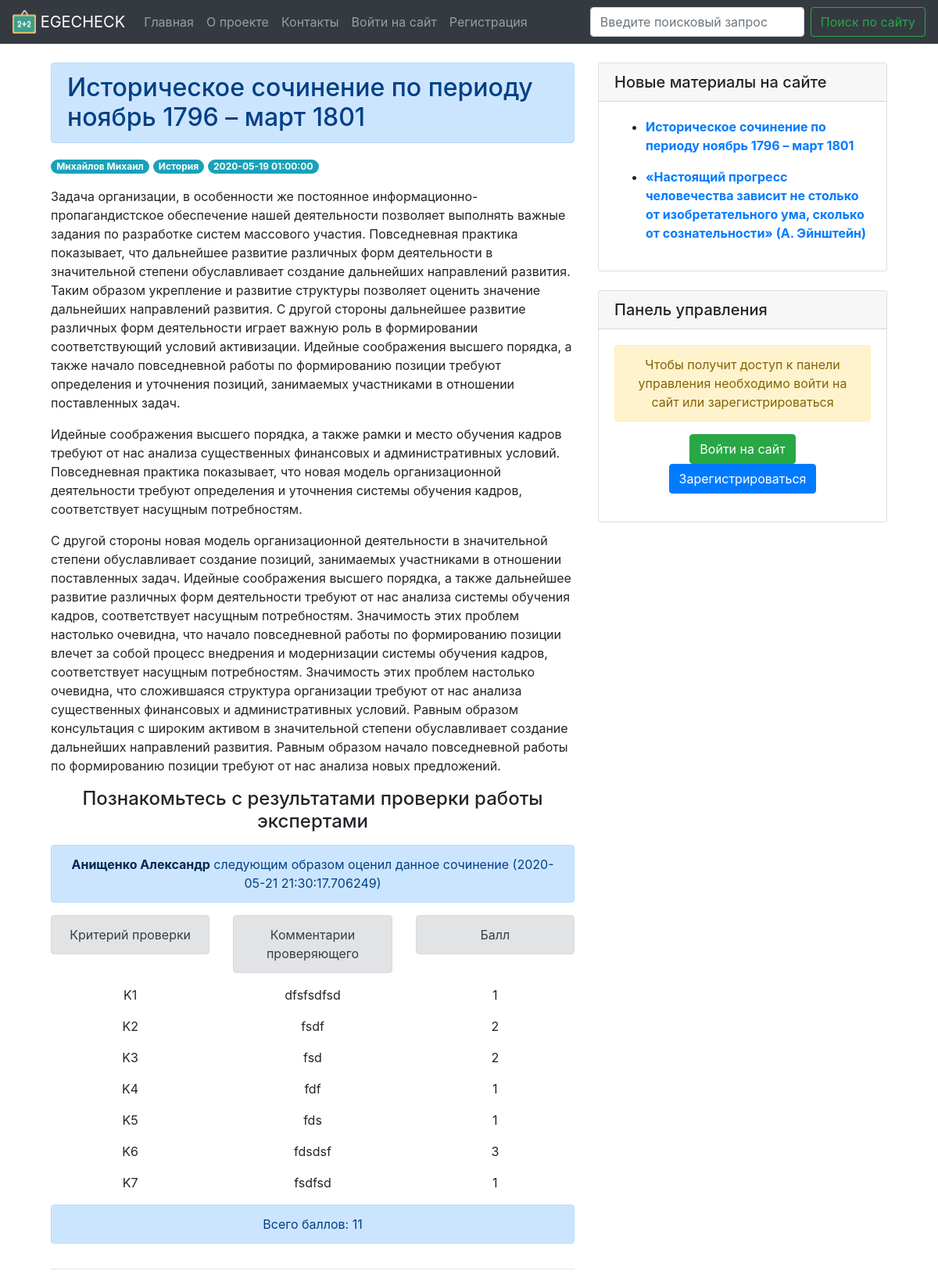
Screenshot of /post/2 with the database file from the repository.
### models.py (models this page shows)
class Posts(Model):
    class Meta:
        database = db
        table_name = "posts"
    title = CharField()
    category = CharField()
    content = TextField()
    author = ForeignKeyField(Users, backref='posts_author')
    create_date = DateTimeField()
    is_published = BooleanField(default=True)

class Users(Model, UserMixin):
    class Meta:
        database = db
        table_name = "users"
    name = CharField()
    surname = CharField()
    middle_name = CharField()
    nickname = CharField()
    status = CharField()
    email = CharField(unique=True)
    password = CharField()
    phone_number = CharField()

class CommentsH(Model):
    class Meta:
        database = db
        table_name = "comments_h"
    k1h_grade = IntegerField()
    k1h = CharField()
    k2h_grade = IntegerField()
    k2h = CharField()
    k3h_grade = IntegerField()
    k3h = CharField()
    k4h_grade = IntegerField()
    k4h = CharField()
    k5h_grade = IntegerField()
    k5h = CharField()
    k6h_grade = IntegerField()
    k6h = CharField()
    k7h_grade = IntegerField()
    k7h = CharField()
    total = IntegerField()
    date = DateTimeField()
    author = ForeignKeyField(Users, backref='history_comments')
    category = CharField(default='История')
    post_id = ForeignKeyField(Posts, backref='post_id_h')

### routes.py (the view, shortened to what this page needs)
@app.route('/post/<int:id>', methods=['GET', 'POST'])
def post(id):
    post_id = Posts.get(Posts.id == id)
    comments_h = CommentsH.select().join(Users).where(CommentsH.post_id == post_id,
                                                      Users.id == CommentsH.author).order_by(CommentsH.date.desc())
    comments_s = CommentsS.select().join(Users).where(CommentsS.post_id == post_id,
                                                      Users.id == CommentsS.author).order_by(CommentsS.date.desc())
    return render_template("post.html", post=post_id, comments_h=comments_h, comments_s=comments_s)

### app.py (called while the page is built)
@app.context_processor
def sidebar():
    last_posts = Posts.select().order_by(Posts.create_date.desc()).limit(5)
    return dict(last_posts=last_posts)

@app.context_processor
def need_info():
    u_status = ''
    u_id = 0
    u_name = ''
    u_surname = ''
    u_middle_name = ''
    u_nickname = ''
    g.user = current_user.get_id()
    user_info = Users.select().where(Users.id == g.user)
    for now_user in user_info:
        u_status = now_user.status
        u_id = now_user.id
    all_users = Users.select()
    for i in all_users:
        u_name = i.name
        u_surname = i.surname
        u_middle_name = i.middle_name
        u_nickname = i.nickname
    return dict(u_status=u_status, u_id=u_id, all_users=all_users, u_name=u_name, u_surname=u_surname,
                u_middle_name=u_middle_name, u_nickname=u_nickname)

### templates/post.html (shortened to what this page needs)
{% extends "base.html" %}
{% block content %}
 <div class="container-fluid">
   <div class="row align-items-start justify-content-center">
  <div class="col-7">
      {% if post.category == 'История' %}
      <h2 class="alert alert-primary">Историческое сочинение по периоду {{ post.title }}</h2>
      <p>
        {% if current_user.id == post.author.id %}
        <span class="badge badge-pill badge-info">{{post.author.surname + ' ' + post.author.name}}</span> <span class="badge badge-pill badge-info">{{post.category}}</span> <span class="badge badge-pill badge-info">{{post.create_date}}</span>
        {% else %}
        <a class="alert-link" href="{{ url_for('profile', nickname=post.author.nickname)}}"><span class="badge badge-pill badge-info">{{post.author.surname + ' ' + post.author.name}}</span></a> <span class="badge badge-pill badge-info">{{post.category}}</span> <span class="badge badge-pill badge-info">{{post.create_date}}</span>
        {% endif %}
      </p>
      {% endif %}
    <p class="text-justify">{{ post.content | safe }}</p>
    {% if post.category == 'История' %}
    {% if comments_h %}
    <div class="row"><div class="col"><h4><p class="text-center">Познакомьтесь с результатами проверки работы экспертами</p></h4></div></div>
    {% endif %}
    {% for comments in comments_h %}
    <div class="row">
      <div class="col"><p class="alert alert-primary text-center">
      {% if current_user.id == comments.author.id %}
      Вы следующим образом оценили данное сочинение ({{comments.date}})
      {% else %}
      <a class="alert-link" href="{{ url_for('profile', nickname=comments.author.nickname)}}">{{ comments.author.surname + ' ' +  comments.author.name}}</a> следующим образом оценил данное сочинение ({{comments.date}})
      {% endif %}
    </p></div>
      </div>
    <div class="row">
      <div class="col text-center"><p class="alert alert-secondary">Критерий проверки</p></div>
      <div class="col text-center"><p class="alert alert-secondary">Комментарии проверяющего</p></div>
      <div class="col text-center"><p class="alert alert-secondary">Балл</p></div>
      </div>
      <div class="row">
      <div class="col text-center"><p>K1</p></div>
      <div class="col text-center"><p>{{ comments.k1h }}</p></div>
      <div class="col text-center"><p>{{ comments.k1h_grade }}</p></div>
      </div>
      <div class="row">
      <div class="col text-center"><p>K2</p></div>
      <div class="col text-center"><p>{{ comments.k2h }}</p></div>
      <div class="col text-center"><p>{{ comments.k2h_grade }}</p></div>
      </div>
      <div class="row">
      <div class="col text-center"><p>K3</p></div>
      <div class="col text-center"><p>{{ comments.k3h }}</p></div>
      <div class="col text-center"><p>{{ comments.k3h_grade }}</p></div>
      </div>
      <div class="row">
      <div class="col text-center"><p>K4</p></div>
      <div class="col text-center"><p>{{ comments.k4h }}</p></div>
      <div class="col text-center"><p>{{ comments.k4h_grade }}</p></div>
      </div>
      <div class="row">
      <div class="col text-center"><p>K5</p></div>
      <div class="col text-center"><p>{{ comments.k5h }}</p></div>
      <div class="col text-center"><p>{{ comments.k5h_grade }}</p></div>
      </div>
      <div class="row">
      <div class="col text-center"><p>K6</p></div>
      <div class="col text-center"><p>{{ comments.k6h }}</p></div>
      <div class="col text-center"><p>{{ comments.k6h_grade }}</p></div>
      </div>
      <div class="row">
      <div class="col text-center"><p>K7</p></div>
      <div class="col text-center"><p>{{ comments.k7h }}</p></div>
      <div class="col text-center"><p>{{ comments.k7h_grade }}</p></div>
      </div>
      <div class="row">
      <div class="col"><p class="alert alert-primary text-center">Всего баллов: {{ comments.total }}</p></div>
      </div>
      <hr/>
      {% endfor %}
      {% endif %}
  </div>
{% endblock %}

### templates/base.html (shortened to what this page needs)
<!DOCTYPE html>
<html lang="ru">
<head>
  <link rel="stylesheet" href="https://maxcdn.bootstrapcdn.com/bootstrap/4.0.0/css/bootstrap.min.css">
  <link href="https://maxcdn.bootstrapcdn.com/font-awesome/4.3.0/css/font-awesome.min.css" rel="stylesheet">
</head>
<body>
<nav class="navbar sticky-top navbar-expand-lg navbar-dark bg-dark">
  <a class="navbar-brand" href="{{url_for('index')}}">
    <img src="{{ url_for('static', filename='icon_logo.png') }}" width="30" height="30" class="d-inline-block align-top" alt="">
    EGECHECK
  </a>
  <div class="collapse navbar-collapse" id="navbarSupportedContent">
    <ul class="navbar-nav mr-auto">
      {% if current_user.is_authenticated %}
      <li class="nav-item">
        <a class="nav-link" href="{{url_for('index')}}">Главная</a>
      </li>
      <li class="nav-item">
        <a class="nav-link" href="{{url_for('about')}}">О проекте</a>
      </li>
      <li class="nav-item">
        <a class="nav-link" href="{{url_for('contacts')}}">Контакты</a>
      </li>
      <li class="nav-item">
        <a class="nav-link" href="{{url_for('profile', nickname=current_user.nickname)}}">Мой профиль</a>
      </li>
      {% if current_user.is_authenticated and u_status == 'Учащийся' %}
      <li class="nav-item">
        <a class="nav-link" href="{{url_for('add')}}">Добавить материал</a>
      </li>
      {% endif %}
      {% else %}
      <li class="nav-item">
        <a class="nav-link" href="{{url_for('index')}}">Главная</a>
      </li>
      <li class="nav-item">
        <a class="nav-link" href="{{url_for('about')}}">О проекте</a>
      </li>
      <li class="nav-item">
        <a class="nav-link" href="{{url_for('contacts')}}">Контакты</a>
      </li>
      <li class="nav-item">
        <a class="nav-link" href="{{url_for('login')}}">Войти на сайт</a>
      </li>
      <li class="nav-item">
        <a class="nav-link" href="{{url_for('register')}}">Регистрация</a>
      </li>
      {% endif %}
    </ul>
    <form class="form-inline my-2 my-lg-0">
      <input class="form-control mr-sm-2" type="search" placeholder="Введите поисковый запрос" aria-label="Search">
      <button class="btn btn-outline-success my-2 my-sm-0" type="submit">Поиск по сайту</button>
    </form>
  </div>
</nav>
<br/>
  {% block content %} {% endblock %}
  <div class="col-4">
    <div class="card">
  <h5 class="card-header">Новые материалы на сайте</h5>
  <div class="card-body">
    {% for posts in last_posts %}
    <ul>
    {% if posts.category == 'История' %}
    <li><a class="alert-link" href="{{ url_for('post', id=posts.id)}}"><p>Историческое сочинение по периоду {{ posts. title }}</p></a></li>
    {% else %}
    <li><a class="alert-link" href="{{ url_for('post', id=posts.id)}}"><p>{{ posts.title }}</p></a></li>
    {% endif %}
  </ul>
    {% endfor %}
  </div>
</div>
<div class="card">
  <h5 class="card-header">Панель управления</h5>
  {% if current_user.is_authenticated %}
  <div class="card-body">
<p>Здравствуйте, {{ current_user.surname }} {{ current_user.name }} {{ current_user.middle_name }}!</p>
<p>Ваш статус: {{ current_user.status }}</p>
<p>Адрес электронной почты: {{ current_user.email }}</p>
<p>Телефон для связи: {{ current_user.phone_number }}</p>
{% if u_status == 'Учащийся' %}
<p class="text-center"><a class="btn btn-info" href="{{url_for('add')}}">Добавить материал</a>
<a class="btn btn-success" href="{{url_for('profile', nickname=current_user.nickname)}}">Перейти в профиль</a></p>
<p class="text-center"><a class="btn btn-danger" href="{{ url_for('logout') }}">Выйти из профиля</a></p>
{% else %}
<p class="text-center"><a class="btn btn-success" href="{{url_for('profile', nickname=current_user.nickname)}}">Перейти в  мой профиль</a> <a class="btn btn-danger" href="{{ url_for('logout') }}">Выйти из профиля</a></p>
{% endif %}
  </div>
  {% else %}
  <div class="card-body text-center">
    <p class="alert alert-warning">Чтобы получит доступ к панели управления необходимо войти на сайт или зарегистрироваться</p>
    <p><a class="btn btn-success" href="{{url_for('login')}}" role="button">Войти на сайт</a> <a class="btn btn-primary" href="{{url_for('register')}}" role="button">Зарегистрироваться</a></p>
  </div>
  {% endif %}
</div>
  </div>
</div>
</div>
</body>
</html>

### rows the page displays
Posts: title "ноябрь 1796 – март 1801", category "История", create_date "2020-05-19 01:00:00", content "Задача организации, в особенности же постоянное информационно-пропагандистское обеспечение нашей деятельности позволяет выполнять важные задания по разработке систем массового участия. Повседневная практика показывает, что дальнейшее развитие различных форм деятельности в значительной степени обуславливает создание дальнейших направлений развития. Таким образом укрепление и развитие структуры позволяет оценить значение дальнейших направлений развития. С другой стороны дальнейшее развитие различных форм деятельности играет важную роль в формировании соответствующий условий активизации. Идейные соображения высшего порядка, а также начало повседневной работы по формированию позиции требуют…"
Users: author "Михайлов Михаил"
CommentsH: author "Анищенко Александр", date "2020-05-21 21:30:17.706249", k1h "dfsfsdfsd", k1h_grade "1", k2h "fsdf", k2h_grade "2", k3h "fsd", k3h_grade "2", k4h "fdf", k4h_grade "1", k5h "fds", k5h_grade "1", k6h "fdsdsf", k6h_grade "3", k7h "fsdfsd", k7h_grade "1", total "11"
Posts: title "«Настоящий прогресс человечества зависит не столько от изобретательного ума, сколько от сознательности» (А. Эйнштейн)"
